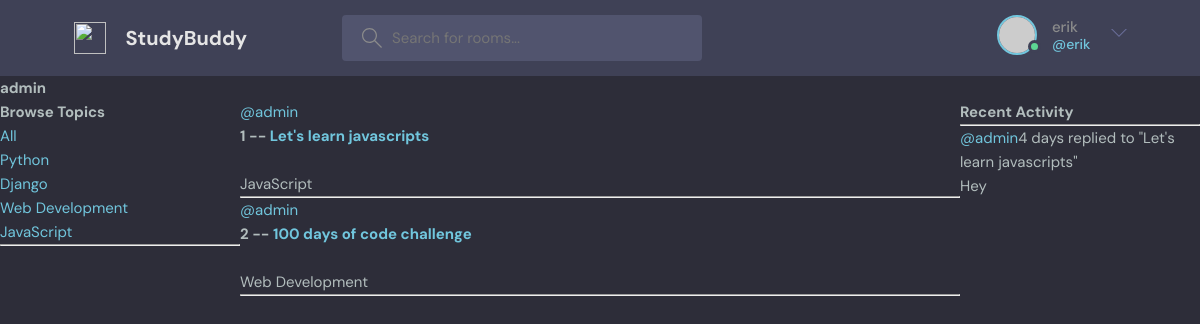
Page /profile/1/ (signed in) on the earlier database version.
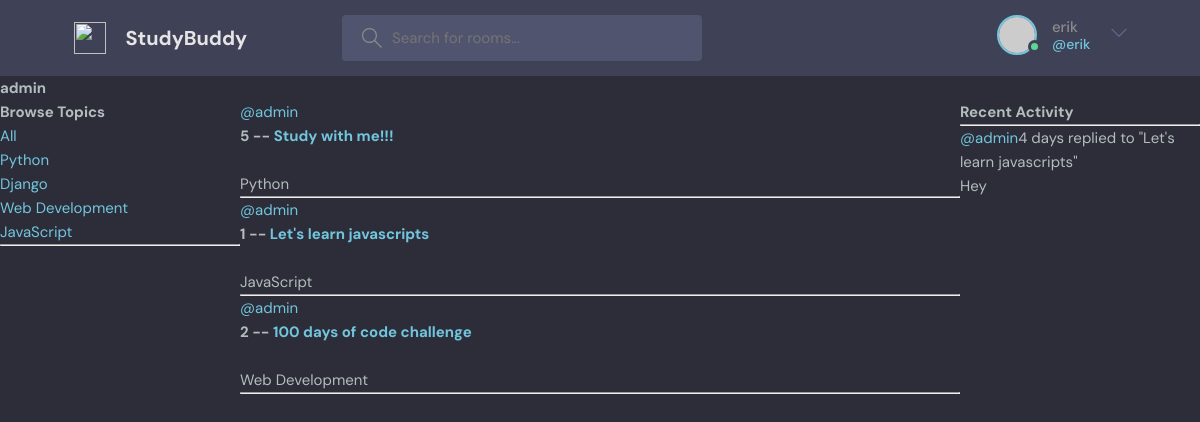
Same page on the later database version.
### base/models.py (models this page shows, shortened)
class Topic(models.Model):
    name = models.CharField(max_length=200)

class Room(models.Model):
    host = models.ForeignKey(User, on_delete=models.SET_NULL, null=True)
    topic = models.ForeignKey(Topic, on_delete=models.SET_NULL, null=True)
    name = models.CharField(max_length = 200)
    description = models.TextField(null = True, blank = True)
    participants = models.ManyToManyField(User, related_name='participants', blank=True)
    updated = models.DateTimeField(auto_now = True)
    created = models.DateTimeField(auto_now_add = True)
    def __str__(self):
        return self.name
    class Meta:
        ordering = ['-updated', '-created']

class Message(models.Model):
    user = models.ForeignKey(User, on_delete=models.CASCADE)
    room = models.ForeignKey(Room, on_delete=models.CASCADE)
    body = models.TextField()
    updated = models.DateTimeField(auto_now = True)
    created = models.DateTimeField(auto_now_add = True)
    class Meta:
        ordering = ['-updated', '-created']
    def __str__(self):
        return self.body[0:50]

### base/views.py (the view)
# urls.py: path('profile/<str:pk>/', views.userProfile, name = 'user-profile'),
def userProfile(request, pk):
    user = User.objects.get(id=pk)
    rooms = user.room_set.all()
    room_messages = user.message_set.all()
    topics = Topic.objects.all()
    context = {'user' : user, 'rooms' : rooms, 'room_messages' : room_messages, 'topics' : topics}
    return render(request, 'base/profile.html', context)

### base/templates/base/profile.html (shortened to what this page needs)
{% extends 'main.html' %}
{% block content %}
<h1>{{user.username}}</h1>
<div class="profile-container">
  <div>{% include 'base/topics_component.html' %}</div>
  <div>{% include 'base/feed_component.html' %}</div>
  <div>{% include 'base/activity_component.html' %}</div>
</div>
{% endblock content %}

### base/templates/base/topics_component.html
<h3>Browse Topics</h3>
<div>
  <a href="{% url 'home' %}">All</a>
</div>
{% for topic in topics %}
<div>
  <a href="{% url 'home' %}?q={{topic.name}}">{{topic.name}}</a>
</div>
{% endfor %}
<hr />

### base/templates/base/feed_component.html (shortened to what this page needs)
<div>
  {% for room in rooms %}
  <div>
    <a href="{% url 'user-profile' room.host.id %}">@{{room.host.username}}</a>
    <h5>{{room.id}} -- <a href="{% url 'room' room.id %}">{{room.name}}</a></h5>
    <br />
    <small>{{room.topic.name}}</small>
    <hr />
  </div>
  {% endfor%}
</div>

### base/templates/base/activity_component.html (shortened to what this page needs)
<h3>Recent Activity</h3>
<hr />
{% for message in room_messages %}
<div>
  <small
    ><a href="{% url 'user-profile' message.user.id %}">@{{message.user}} </a
    >{{message.created | timesince}}</small
  >
  <small>replied to "{{message.room}}"</small>
  <p>{{message}}</p>
  <br />
</div>
{% endfor %}

Differences in the rows shown:
added Room: host.username "admin", id "5", name "Study with me!!!", topic.name "Python"
